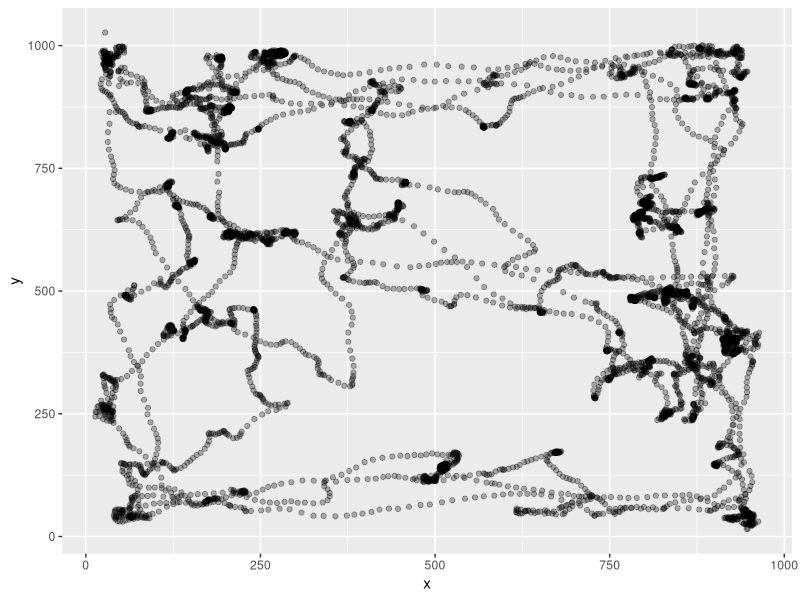
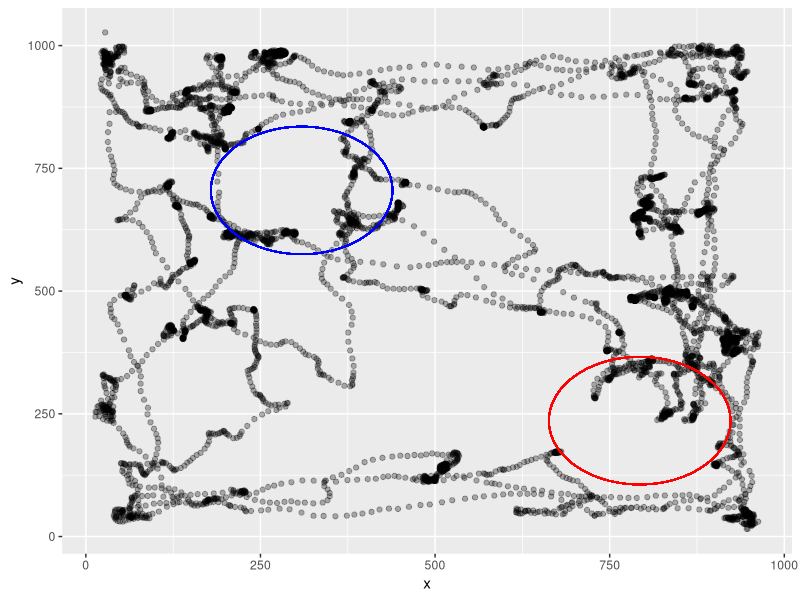

Here is the R script that generated these plots, in order:
rm(list = ls())
library(tidyverse)
ObjectInterest1 <- read_csv("240907_r1451_3_baseline_object-interest.csv")
head(ObjectInterest1)
#To delete the column with ROI 3 and ROI4
ObjectInterest1 <- ObjectInterest1 %>%
  select(!15:24)
#To delete the first 10 seconds of the video
ObjectInterest1 <- ObjectInterest1 %>%
  filter(Value.Item1.Item2>260)
#Rename the centroid coordinates
ObjectInterest1 <- ObjectInterest1 %>%
  rename(pixelx = Value.Item1.Item3.X, pixely = Value.Item1.Item3.Y, TimePoint = Value.Item1.Item2)
ObjectInterest1 <- ObjectInterest1 %>%
  select(!1)
ObjectInterest1 <- ObjectInterest1 %>%
  select(!14)
#Now we map the trajectory of the animal in the open field.
x <- c(ObjectInterest1$pixelx)
y <- c(ObjectInterest1$pixely)
df <- data.frame(x = x, y = y)
p1 <- ggplot(df, aes(x = x, y = y)) +
  geom_point(alpha = 0.3)
p1
#Add ROI one onto the scatterplot
library(ggforce)
p1circle130 <- p1 + geom_circle(aes(x0 = 309, y0 = 705, r = 130), color = "blue")
p1_130 <- p1circle130 + geom_circle(aes(x0 = 793, y0 = 236, r = 130), color = "red")
p1_130

radius <- 130
center_x1 <- 309
center_y1 <- 705
df$distance <- sqrt((df$x - center_x1)^2 + (df$y - center_y1)^2)
points_in_circle1 <- sum(df$distance <= radius)
print(points_in_circle1)

center_x2 <- 793
center_y2 <- 236
df$distance1 <- sqrt((df$x - center_x2)^2 + (df$y - center_y2)^2)
points_in_circle2 <- sum(df$distance1 <= radius)
print(points_in_circle2)

